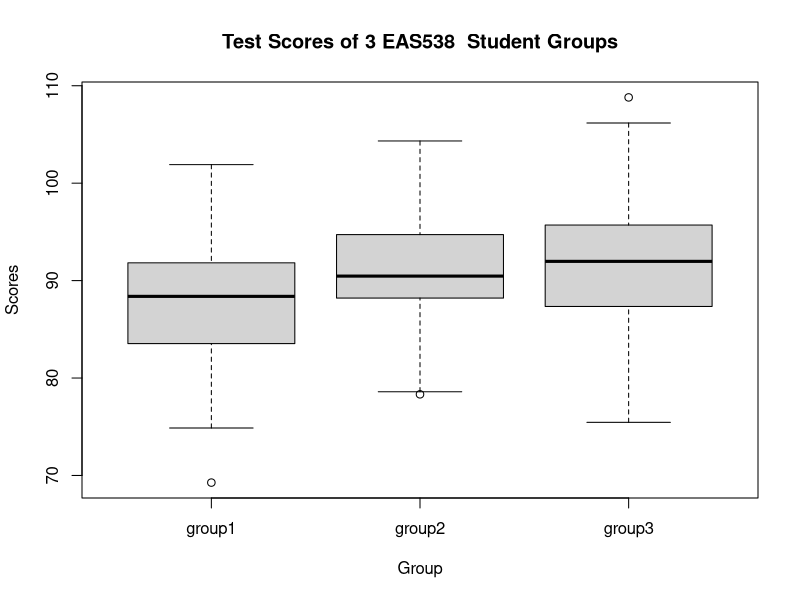
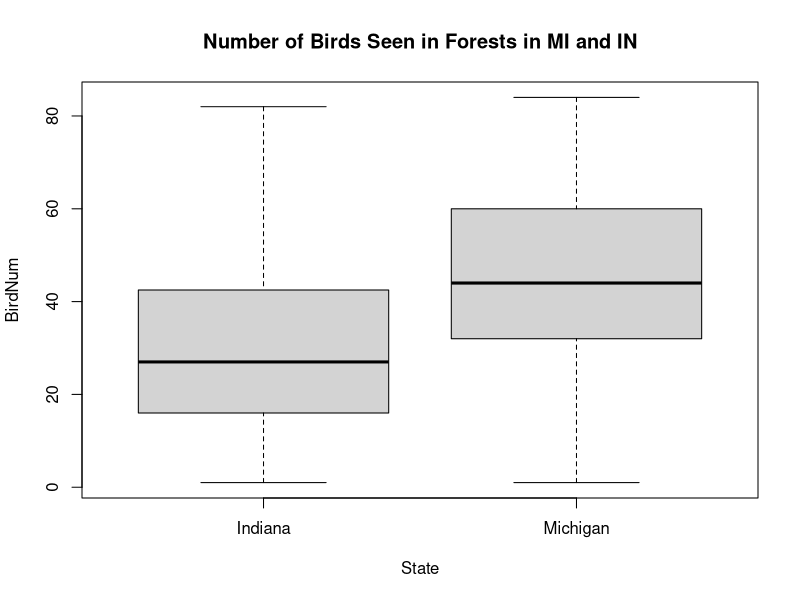
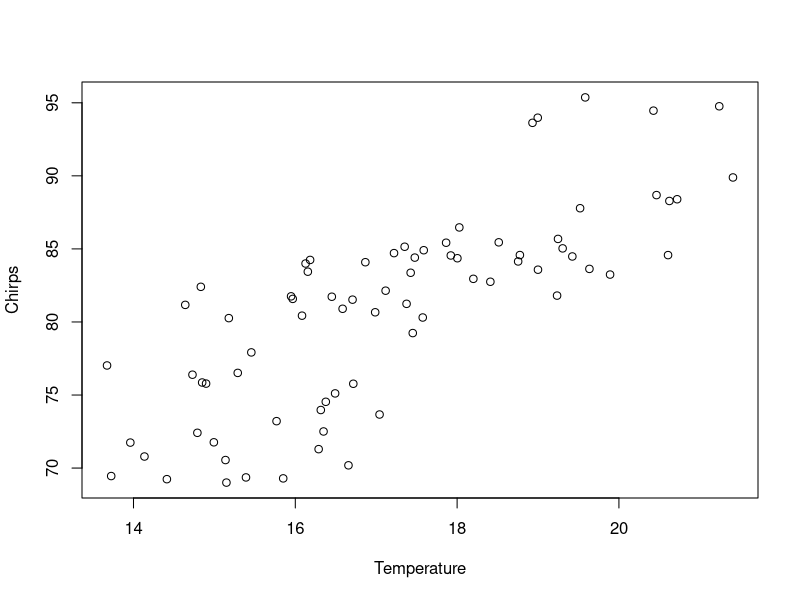

These charts were generated, in order, by the following R code:
## ---- chunk 1
library(tidyverse)
library(car)
## ---- chunk 2
# The test socres of 3 groups of students from EAS 538
data1 <- read.csv('../data/problemset1/data_q1.csv')
head(data1, 3)
## ---- chunk 3
boxplot(scores~group, data=data1,
        xlab='Group', ylab='Scores', main='Test Scores of 3 EAS538  Student Groups')
## ---- chunk 4
## Check ANOVA assumptions

# Equal Variance
leveneTest(scores~group, data1, center=mean)

# Normality
group1 <- filter(data1, group=='group1')
group2 <- filter(data1, group=='group2')
group3 <- filter(data1, group=='group3')

dim(group1)
dim(group2)
dim(group3)

shapiro.test(group1$scores)
shapiro.test(group2$scores)
shapiro.test(group3$scores)
## ---- chunk 5
# ANOVA test
data1.aov <- aov(scores~group, data=data1)
summary(data1.aov)

# Tukey test
TukeyHSD(data1.aov)
## ---- chunk 6
# number of birds seen in different forests in Michigan and Indiana
data2 <- read.csv('../data/problemset1/data_q2.csv')
head(data2, 3)
## ---- chunk 7
boxplot(BirdNum~State, data=data2, main='Number of Birds Seen in Forests in MI and IN')
## ---- chunk 8
## Check t-test assumptions

# get 2 groups
MI <- filter(data2, State=='Michigan')
IN <- filter(data2, State=='Indiana')

# Equal Variance
var(MI$BirdNum)
var(IN$BirdNum)
var.test(MI$BirdNum, IN$BirdNum)

# Normality
dim(MI)
shapiro.test(MI$BirdNum)
dim(IN)
shapiro.test(IN$BirdNum)
## ---- chunk 9
t.test(MI$BirdNum, IN$BirdNum)
## ---- chunk 10
# average number of cricket chirps heard per hour in different parks across the US
data3 <- read.csv('../data/problemset1/data_q3.csv')
head(data3, 3)
## ---- chunk 11
cor(data3)
## ---- chunk 12
plot(Chirps~Temperature, data=data3)
## ---- chunk 13
## Check linear regression assumptions
mod <- lm(Chirps~Temperature, data=data3)

# linear relationship --> see the scatter plot above

# Residual Normality
shapiro.test(residuals(mod))

# Homoscedasticity
ncvTest(mod)
## ---- chunk 14
summary(mod)
## ---- chunk 15
# person type and their pet
data4 <- read.csv('../data/problemset1/data_q4.csv')
head(data4, 3)
## ---- chunk 16
# get contingency table
table.pet <- table(data4$pet, data4$social)
table.pet
## ---- chunk 17
# run the test
chisq.test(table.pet)
